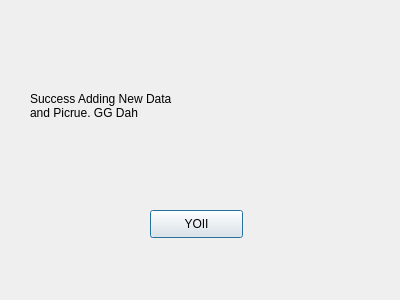
<?xml version="1.0" encoding="UTF-8"?>
<ui version="4.0">
 <class>Dialog</class>
 <widget class="QDialog" name="Dialog">
  <property name="geometry">
   <rect>
    <x>0</x>
    <y>0</y>
    <width>400</width>
    <height>300</height>
   </rect>
  </property>
  <property name="windowTitle">
   <string>Dialog</string>
  </property>
  <widget class="QPushButton" name="pushButton">
   <property name="geometry">
    <rect>
     <x>150</x>
     <y>210</y>
     <width>93</width>
     <height>28</height>
    </rect>
   </property>
   <property name="text">
    <string>YOII</string>
   </property>
  </widget>
  <widget class="QLabel" name="label">
   <property name="geometry">
    <rect>
     <x>30</x>
     <y>50</y>
     <width>361</width>
     <height>111</height>
    </rect>
   </property>
   <property name="styleSheet">
    <string notr="true">font: 87 12pt &quot;Arial Black&quot;;</string>
   </property>
   <property name="text">
    <string>Success Adding New Data
and Picrue. GG Dah</string>
   </property>
  </widget>
 </widget>
 <resources/>
 <connections/>
</ui>
